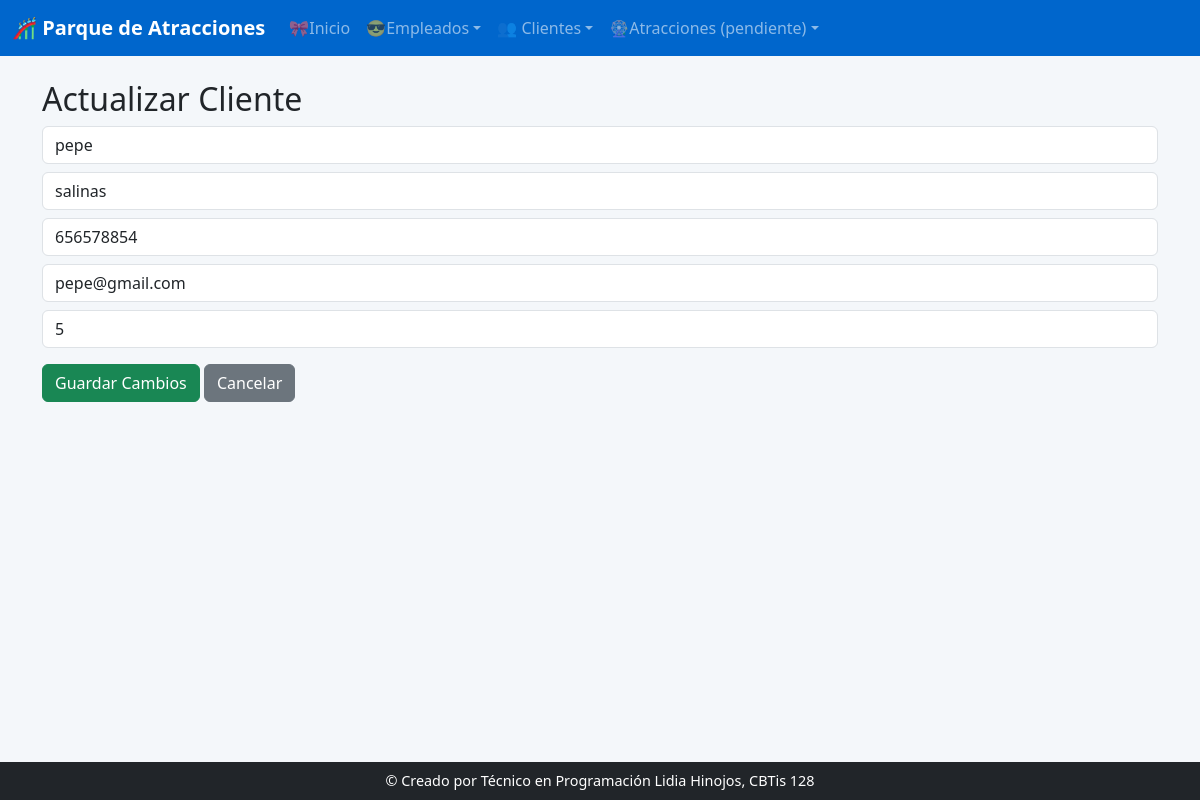
The page /clientes/actualizar/1/ on the database its author committed.
### app_empleado/models.py (models this page shows, shortened)
class Cliente(models.Model):
        id_cli = models.AutoField(primary_key=True, unique=True)
        nombre = models.CharField(max_length=50)
        apellido = models.CharField(max_length=50)
        telefono = models.CharField(max_length=15)
        correo = models.CharField(max_length=50)
        fecha_reg = models.DateField(auto_now_add=True)
        id_atr = models.IntegerField()

### app_empleado/views.py (the view)
# urls.py: path('clientes/actualizar/<int:id_cli>/', views.actualizar_cliente, name='actualizar_cliente'),
def actualizar_cliente(request, id_cli):
    cliente = Cliente.objects.get(id_cli=id_cli)
    return render(request, 'clientes/actualizar_cliente.html', {'cliente': cliente})

### app_empleado/templates/clientes/actualizar_cliente.html (shortened to what this page needs)
{% extends 'base.html' %}
{% block content %}
<h2>Actualizar Cliente</h2>
<form method="POST" action="{% url 'realizar_actualizacion_cliente' cliente.id_cli %}">
    <input class="form-control mb-2" type="text" name="nombre" value="{{ cliente.nombre }}" placeholder="Nombre">
    <input class="form-control mb-2" type="text" name="apellido" value="{{ cliente.apellido }}" placeholder="Apellido">
    <input class="form-control mb-2" type="text" name="telefono" value="{{ cliente.telefono }}" placeholder="Teléfono">
    <input class="form-control mb-2" type="email" name="correo" value="{{ cliente.correo }}" placeholder="Correo">
    <input class="form-control mb-3" type="number" name="id_atr" value="{{ cliente.id_atr }}" placeholder="ID Atracción (opcional)">
    <button class="btn btn-success">Guardar Cambios</button>
    <a class="btn btn-secondary" href="{% url 'ver_cliente' %}">Cancelar</a>
</form>
{% endblock %}

### app_empleado/templates/base.html (style rules this page uses)
body { background-color: #f4f7fa; }

### rows shown on the page
Cliente: nombre "pepe", apellido "salinas", telefono "656578854", correo "pepe@gmail.com", id_atr "5"
